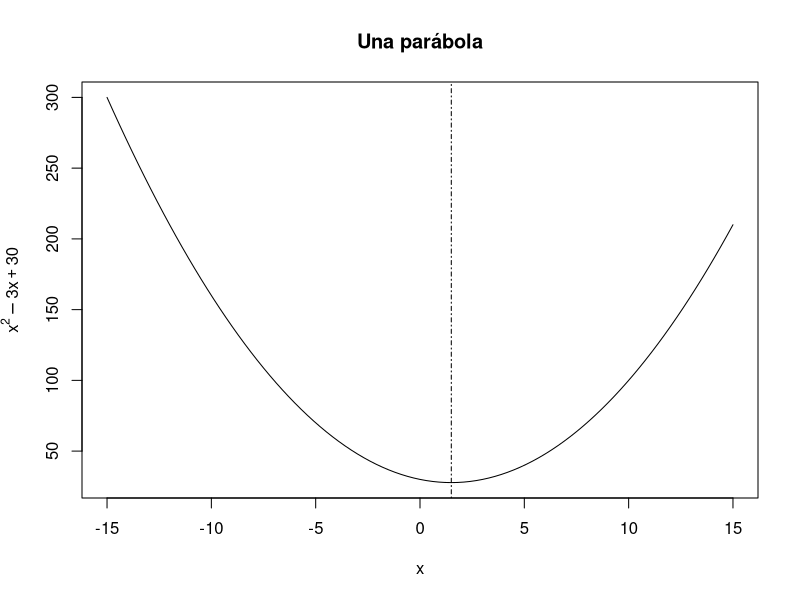
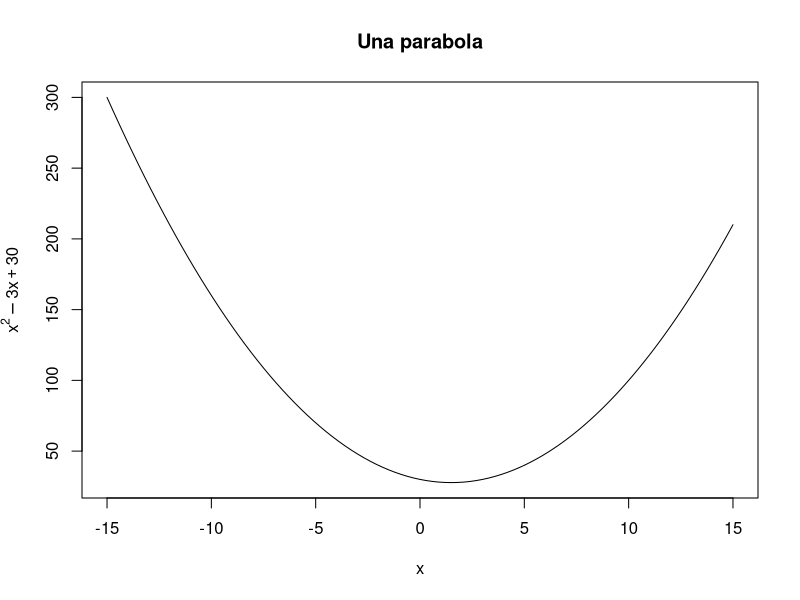
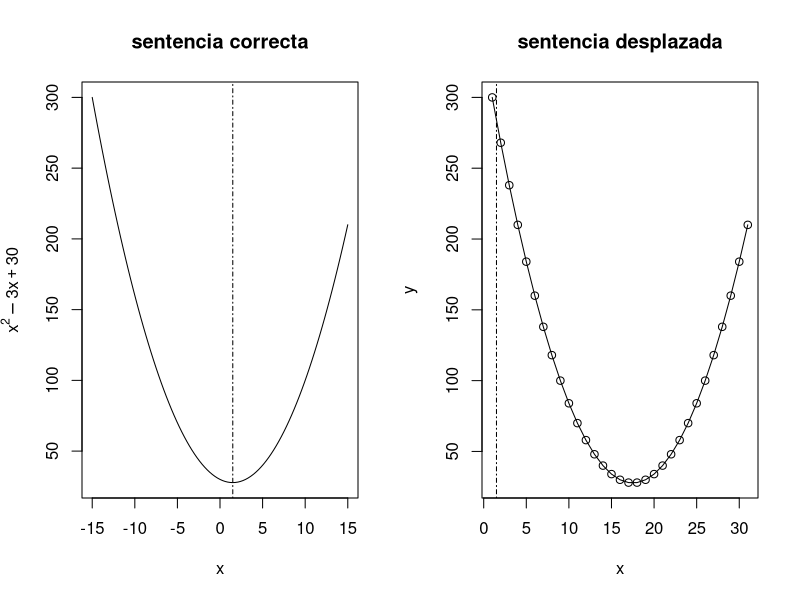
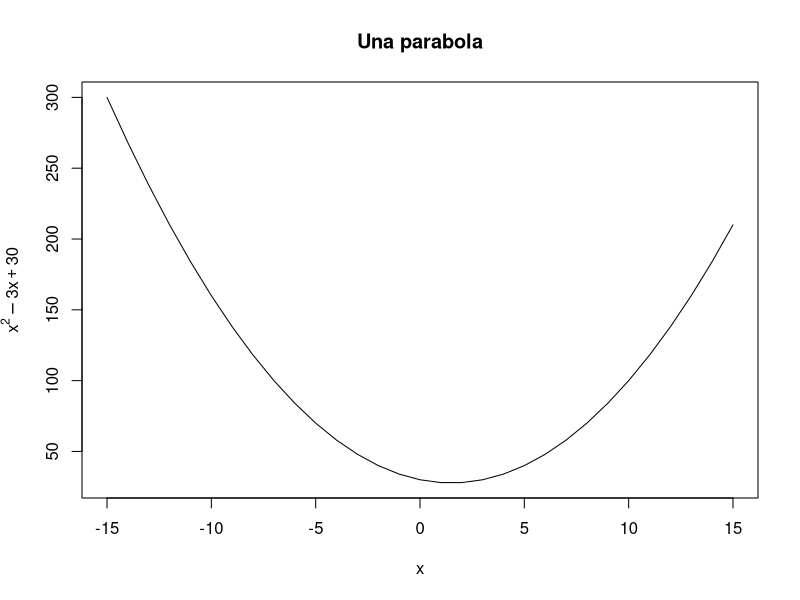
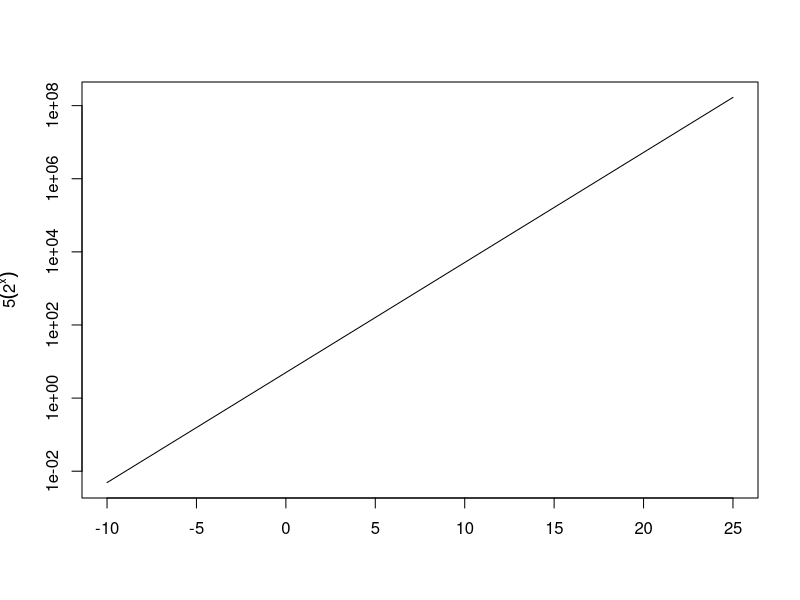
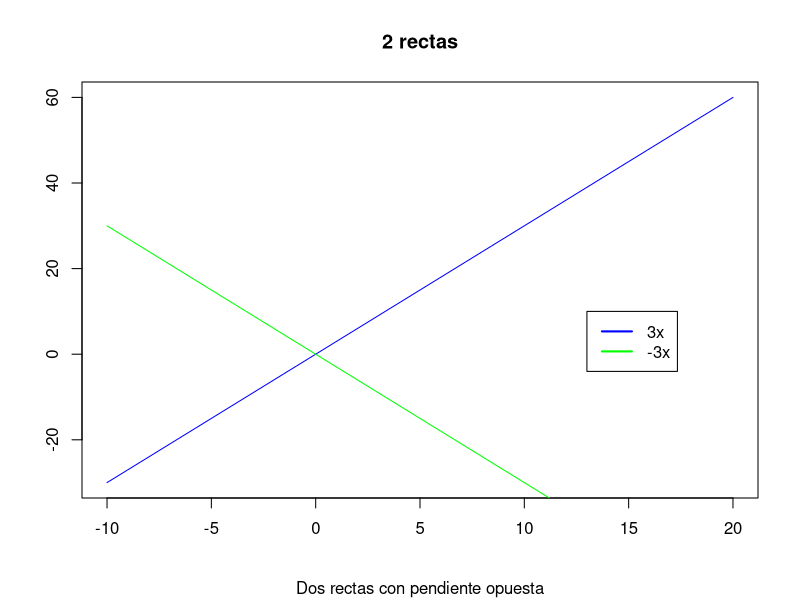
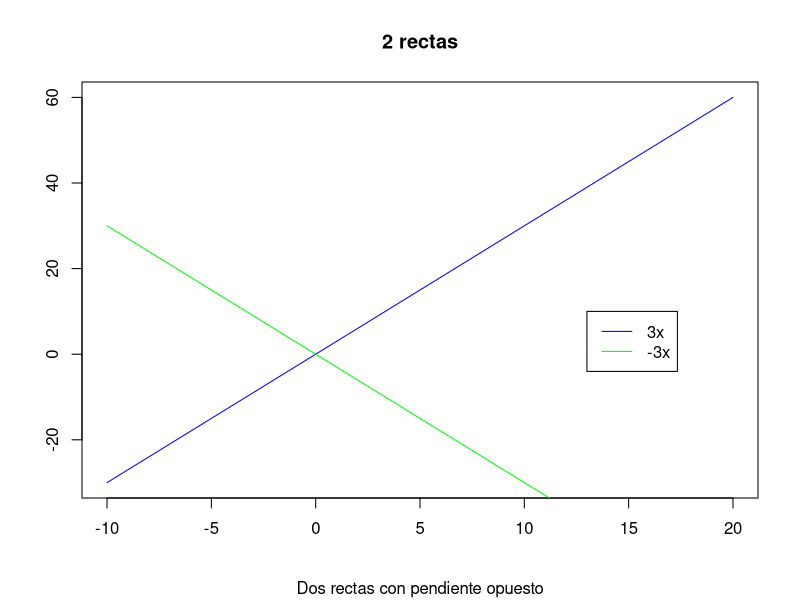
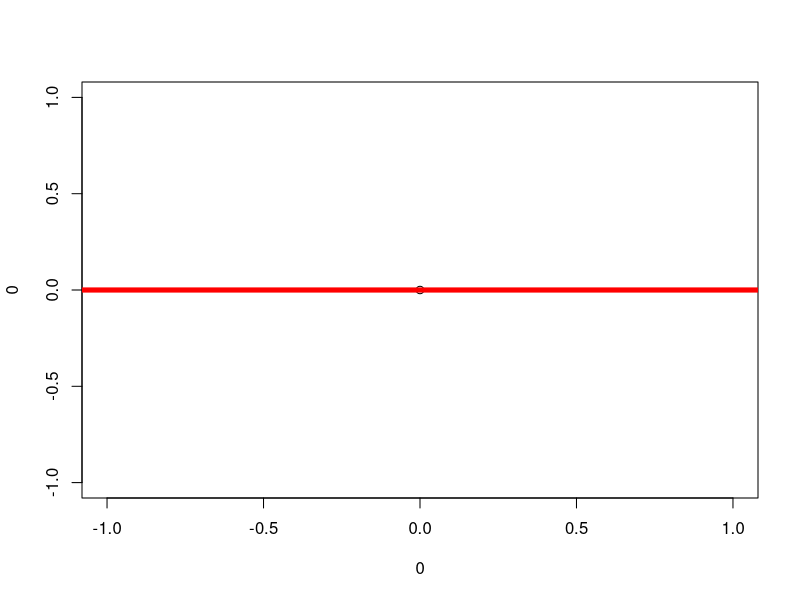

These figures' R source, in order:
## ---- chunk 1
knitr::opts_chunk$set(echo = TRUE)
## ---- chunk 2

curve(x^2-3*x+30, xlim = c(-15,15),main="Una parábola", 
      xlab=expression(x), 
      ylab=expression(y=x^2-3*x+30)
      )

abline(v=1.5, lty=4)
## ---- chunk 3
curve(x^2-3*x+30,-15,15,main="Una parabola", xlab = expression(x),ylab = expression(y=x^2-3*x+30))
## ---- chunk 4
f= function(x){x^2-3*x+30}
I= c(-15:15)

par(mfrow=c(1,2))
plot(f, xlim = c(-15,15),
     main="sentencia correcta",
     xlab=expression(x), ylab = expression(y=x^2-3*x+30)
     )
abline(v=1.5, lty=4)
plot(f(I), type = "o",
     main="sentencia desplazada",
     xlab=expression(x), ylab = expression(y)
     )
abline(v=1.5, lty=4)

par(mfrow=c(1,1))
## ---- chunk 5
f = function(x){x^2-3*x+30}
I = c(-15:15)

#No, la sentencia es incorrecta. La sentencia correcta sería

plot(I, f(I), type = "l", main = "Una parabola",xlab = expression(x),ylab = expression(y=x^2-3*x+30)) 
## ---- chunk 6

curve(5*2^x, xlim = c(-10,25),
      xlab = "", ylab = expression(y=5*(2^x)),
      log = "y")

## ---- chunk 7
curve(3*x, xlim=c(-10,20), col="blue",
      main="2 rectas", sub="Dos rectas con pendiente opuesta",  
      xlab="",ylab="",
      )
curve(-3*x, add = TRUE, col="green")

legend(13,10, col=c("blue","green"), legend = c("3x","-3x"), bty = "l", lwd=2)
## ---- chunk 8
curve(3*x,-10,20, xlab = "", ylab="",col="blue", main = "2 rectas", sub = "Dos rectas con pendiente opuesto"); 
curve(-3*x,col="green",add=TRUE); 
legend(13,10,legend=c("3x","-3x"),lty=c(1,1),col=c("blue","green"))
## ---- chunk 9
plot(0,0)
abline(h=0, col="red",lwd=5)
## ---- chunk 10
plot(0,0, ylim=c(0,10), xlim=c(-5,5)
     )
abline(7,2, col="blue", lwd=2)
